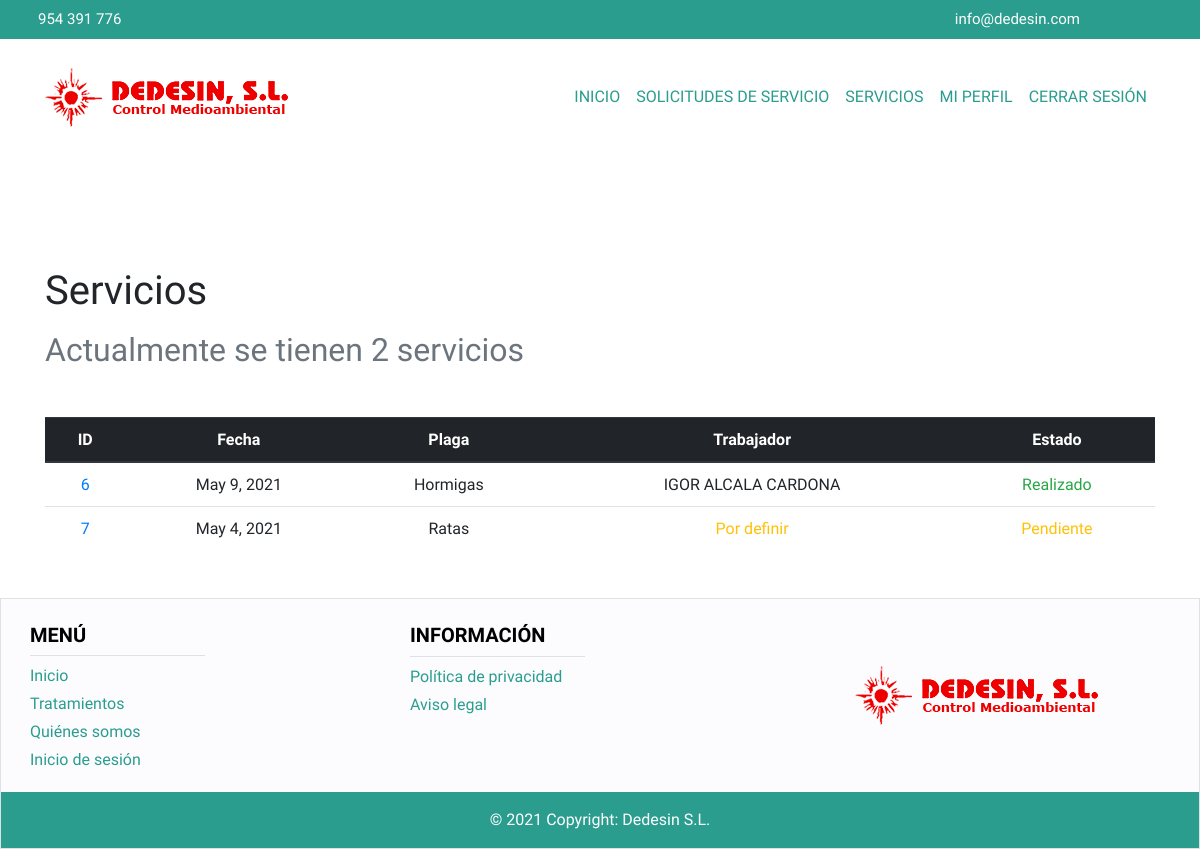
The page /empresa/servicio/ (signed in) on the database its author committed.
### main/models.py (models this page shows, shortened)
class Servicio(models.Model):
    estado = models.CharField(choices=ESTADO_SERVICIO, default='pendiente', max_length=9)
    observaciones = models.TextField()
    solicitudServicio = models.OneToOneField(SolicitudServicio, on_delete=models.CASCADE)
    trabajador = models.ForeignKey(Trabajador, on_delete=models.CASCADE, default=None, null=True)
    factura = models.OneToOneField(Factura, on_delete=models.CASCADE, default=None, null=True)

class SolicitudServicio(models.Model):
    estado = models.CharField(choices=ESTADO_SOLICITUD, default='pendiente', max_length=9)
    fecha = models.DateField(default=None, null=True)
    observaciones = models.TextField()
    tratamiento = models.ForeignKey(Tratamiento, on_delete=models.CASCADE, default=None, null=True)
    plaga = models.ForeignKey(Plaga, on_delete=models.CASCADE)
    usuario = models.ForeignKey(User, on_delete=models.CASCADE)

class Plaga(models.Model):
    nombre = models.CharField(max_length=60)

class Trabajador(models.Model):
    cualificacion = models.TextField(max_length=254)
    vehiculo = models.OneToOneField(Vehiculo, on_delete=models.CASCADE, null=True)
    persona = models.OneToOneField(Persona, on_delete=models.CASCADE, default=None)

class Persona(models.Model):
    nombre = models.CharField(max_length=50)
    apellidos = models.CharField(max_length=80)
    dni = models.CharField(max_length=9, validators=[DNI_REGEX], unique=True)
    telefono = models.CharField(validators=[TELEFONO_REGEX], unique=True, max_length=9)
    usuario = models.OneToOneField(User, on_delete=models.CASCADE, default=None)

### main/empresa/views.py (the view)
# urls.py: path('servicio/', views.list_servicios_empresa),
@login_required
def list_servicios_empresa(request):
    if esEmpresa(request):
        usuario = User.objects.filter(username=request.user.username)[0]
        solicitudes = SolicitudServicio.objects.filter(usuario=usuario)
        servicios = []
        for solicitud in solicitudes:
            servicio = Servicio.objects.filter(solicitudServicio=solicitud)
            if servicio:
                servicios.append(servicio[0])
        if servicios:
            return render(request, 'servicioEmpresa.html', {'servicios': servicios, 'num_servicios': len(servicios)})
        else:
            return render(request, 'servicioEmpresa.html')
    else:
        return redirect('/errorPermiso/')

### main/empresa/views.py (called while the page is built)
def esEmpresa(request):
    try:
        empresa = Empresa.objects.filter(usuario=request.user)[0]
        return empresa
    except:
        return None

### main/empresa/templates/servicioEmpresa.html
{% extends 'headerEmpresa.html' %}
{% block contenido %}
{% if num_servicios %}
<div class="container mb-5">
    <strong><h1 style="margin-top:10%;"> Servicios </h1></strong>
    <h2 class="text-muted mt-3 mb-5"> Actualmente se tienen {{num_servicios}} servicios</h2>
    <table class="table text-center">
        <thead class="thead-dark">
          <tr>
            <th scope="col">ID</th>
            <th scope="col">Fecha</th>
            <th scope="col">Plaga</th>
            <th scope="col">Trabajador</th>
            <th scope="col">Estado</th>
          </tr>
        </thead>
        <tbody>
          {% for servicio in servicios %}
          <tr>
            <td>
              <a class="text-decoration-none" href="show/{{servicio.id}}"
                >{{servicio.id}}</a
              >
            </td>
            <td>{{servicio.solicitudServicio.fecha}}</td>
            <td>{{servicio.solicitudServicio.plaga.nombre}}</td>
            {% if servicio.trabajador %}
            <td>
              {{servicio.trabajador.persona.nombre}}
              {{servicio.trabajador.persona.apellidos}}
            </td>
            {% else %}
            <td class="text-warning">Por definir</td>
            {% endif %} {% if servicio.estado.title == "Realizado" %}
            <td class="text-success">{{servicio.estado.title}}</td>
            {% else %}
            <td class="text-warning">{{servicio.estado.title}}</td>
            {% endif %}
          </tr>
          {% endfor %}
        </tbody>
      </table>
</div>
{% else %}
<div class="container mb-5">
    <strong><h1 style="margin-top:10%;"> Servicios </h1></strong>
    <h2 class="text-muted mt-3 mb-5"> Actualmente no se tiene ningun servicio.</h2>
</div>
{% endif %}
{% endblock %}

### main/static/main/index.css (style rules this page uses)
body { font-family: "Ubuntu", sans-serif; }

### rows shown on the page
Servicio: id "6", solicitudServicio.fecha "May 9, 2021", solicitudServicio.plaga.nombre "Hormigas", trabajador.persona.nombre "IGOR", trabajador.persona.apellidos "ALCALA CARDONA", estado "Realizado"
Servicio: id "7", solicitudServicio.fecha "May 4, 2021", solicitudServicio.plaga.nombre "Ratas", shows "Por definir", estado "Pendiente"

### other values the page prints
{{ num_servicios }} "2"
